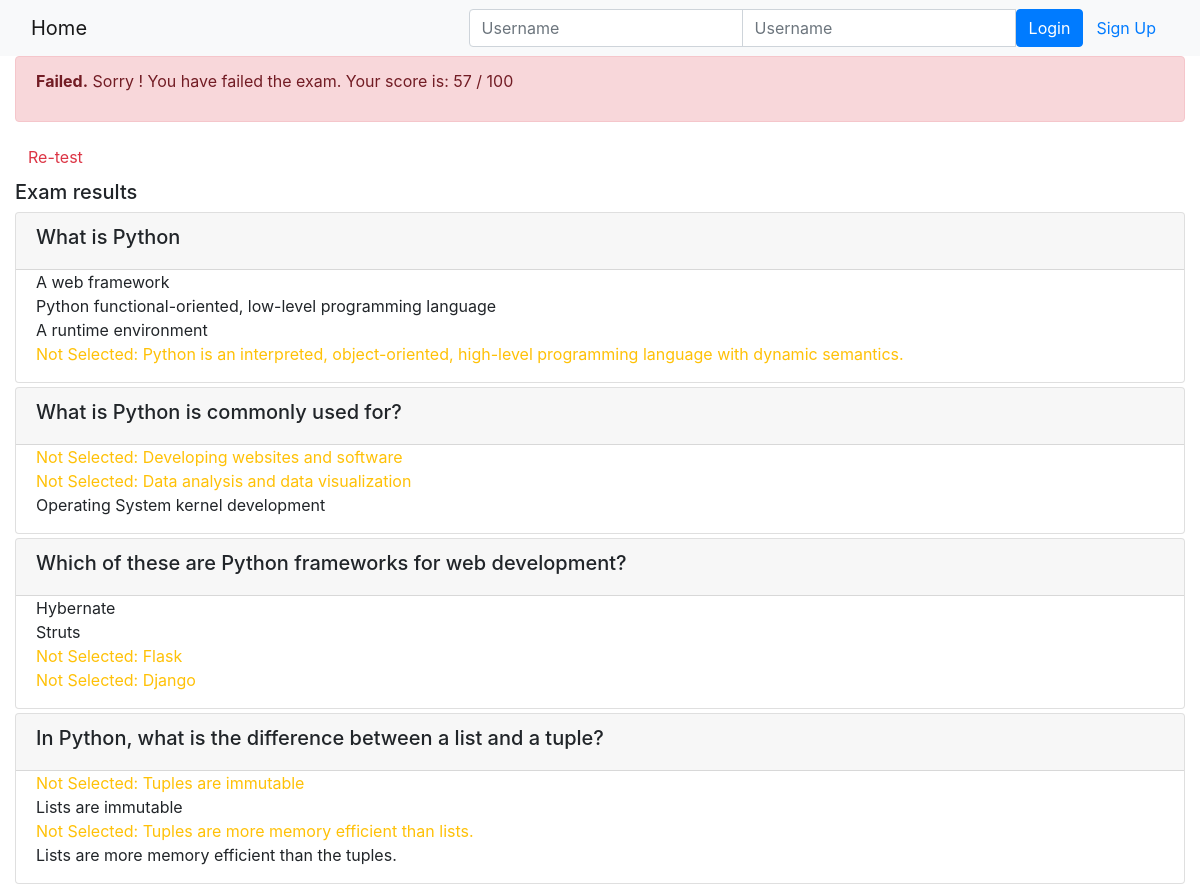
/onlinecourse/course/2/submission/2/result/, run on the app's committed database.
### onlinecourse/models.py (models this page shows, shortened)
class Question(models.Model):
    lesson = models.ForeignKey(Lesson, on_delete=models.CASCADE)
    question_text = models.CharField(max_length=1000)
    mark = models.FloatField(default=0.0)

class Choice(models.Model):
    question = models.ForeignKey(Question, on_delete=models.CASCADE)
    choice = models.CharField(max_length=1000)
    is_correct = models.BooleanField(default=False)

### onlinecourse/views.py (the view)
# urls.py: path('course/<int:course_id>/submission/<int:submission_id>/result/', views.show_exam_result, name = 'show_exam_result'),
def show_exam_result(request, course_id, submission_id):
    course = Course.objects.get(id = course_id)
    submission = Submission.objects.get(id = submission_id)
    chosen_temp = Submission.objects.filter(id = submission_id).values('choices')
    lesson = Lesson.objects.get(course=course)
    questions = Question.objects.filter(lesson=lesson)
    total_score = []
    for it in questions:
        for ch in Choice.objects.filter(question=it):
            if ch.is_correct == True:
                total_score.append(it.mark)
    user_score = []
    for it in submission.choices.all().filter(is_correct=True).values('question_id'):
        user_score.append(Question.objects.filter(id=it['question_id'])[0].mark)
    for it in submission.choices.all().filter(is_correct=False).values('question_id'):
        user_score.append(-Question.objects.filter(id=it['question_id'])[0].mark)
    context = {}
    context['selected'] = [it['choices'] for it in chosen_temp]  #Query set (list of dic) to list of values
    context['mark'] = int((sum(user_score)/sum(total_score))*100) #Add up the score list and work out % off 100
    context['course'] = course
    return  render(request, 'onlinecourse/exam_result_bootstrap.html', context)

### onlinecourse/templates/onlinecourse/exam_result_bootstrap.html (shortened to what this page needs)
<!DOCTYPE html>
<html lang="en">
<head>
    {% load static %}
    <link rel="stylesheet" href="https://maxcdn.bootstrapcdn.com/bootstrap/4.5.2/css/bootstrap.min.css">
</head>
<body>
    <nav class="navbar navbar-light bg-light">
        <div class="container-fluid">
            <div class="navbar-header">
                <a class="navbar-brand" href="{% url 'onlinecourse:index' %}">Home</a>
            </div>
            <ul class="nav navbar-nav navbar-right">
                {% if user.is_authenticated %}
                <li>
                    <a class="btn btn-link" href="#">{{ user.first_name }}({{ user.username }})</a>
                    <a class="btn btn-link" href="{% url 'onlinecourse:logout' %}">Logout</a>
                </li>
                {% else %}
                <li>
                    <form class="form-inline" action="{% url 'onlinecourse:login' %}" method="post">
                        <div class="input-group">
                            <input type="text" class="form-control" placeholder="Username" name="username" >
                            <input type="password" class="form-control" placeholder="Username" name="psw" >
                            <button class="btn btn-primary" type="submit">Login</button>
                            <a class="btn btn-link" href="{% url 'onlinecourse:registration' %}">Sign Up</a>
                        </div>
                    </form>
                </li>
                {% endif %}
            </ul>
        </div>
    </nav>
    <div class="container-fluid">
        {% if mark > 79 %}
            <div class="alert alert-success">
                <p><b>Congratulations {{user.username}}!
                </b>You have passed the exam. Your score is: {{mark}} / 100</p>
            </div>
        {% else %}
            <div class="alert alert-danger">
                <p><b>Failed.</b> Sorry {{user.username}}!</b>
                </b>You have failed the exam. Your score is: {{mark}} / 100</p>
            </div>
            <a class="btn btn-link text-danger" href="{% url 'onlinecourse:course_details' course.id %}">Re-test</a>
        {% endif %}
        <div class="card-columns-vertical mt-1">
        <h5 class="">Exam results</h5>
            {% for lesson in course.lesson_set.all %}
                {% for question in lesson.question_set.all %}
                    <div class="card mt-1">
                        <div class="card-header">
                            <h5>{{ question.question_text}}</h5>
                        </div>
                        <div class="form-group">
                            {% for choice in question.choice_set.all %}
                                <div class="form-check">
                                    {% if choice.id in selected %}
                                        {% if choice.is_correct == True %}
                                            <span class="text-success">Correct answer: {{choice.choice}}</span>
                                        {% else %}
                                            <span class="text-warning">Wrong answer: {{choice.choice}}</span>
                                        {% endif %}
                                    {% elif choice.is_correct == True %}
                                        <span class="text-warning">Not Selected: {{choice.choice}}</span>
                                    {% else %}
                                        <div>{{choice.choice}}</div>
                                    {% endif %}
                                </div>
                            {% endfor %}
                        </div>
                    </div>
                {% endfor %}
            {% endfor %}
        </div>
    </div>
</body>
</html>

### data on the page
Question: question_text "What is Python"
Choice: choice "A web framework"
Choice: choice "Python functional-oriented, low-level programming language"
Choice: choice "A runtime environment"
Choice: choice "Python is an interpreted, object-oriented, high-level programming language with dynamic semantics."
Question: question_text "What is Python is commonly used for?"
Choice: choice "Developing websites and software"
Choice: choice "Data analysis and data visualization"
Choice: choice "Operating System kernel development"
Question: question_text "Which of these are Python frameworks for web development?"
Choice: choice "Hybernate"
Choice: choice "Struts"
Choice: choice "Flask"
Choice: choice "Django"
Question: question_text "In Python, what is the difference between a list and a tuple?"
Choice: choice "Tuples are immutable"
Choice: choice "Lists are immutable"
Choice: choice "Tuples are more memory efficient than lists."
Choice: choice "Lists are more memory efficient than the tuples."

### other printed values
{{ mark }} "57"
